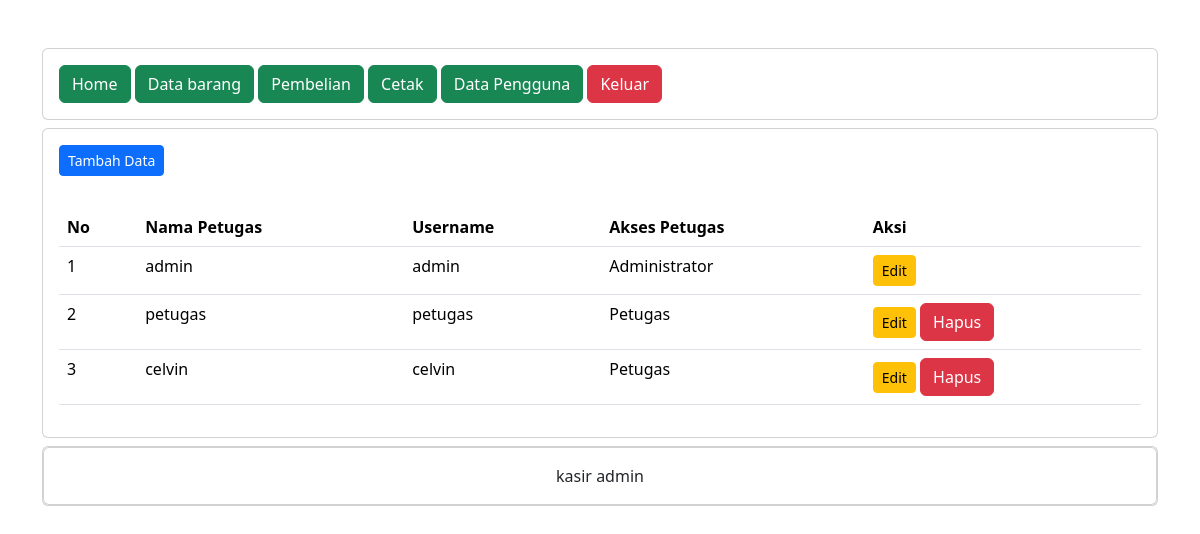
Screenshot of /administrator/data_pengguna.php (signed in) with the database file from the repository.
### tables this page shows
CREATE TABLE `petugas` (
  `id_petugas` int(11) NOT NULL,
  `nama_petugas` varchar(255) NOT NULL,
  `username` text NOT NULL,
  `password` text NOT NULL,
  `level` int(11) NOT NULL
);

### administrator/data_pengguna.php (the view, shortened to what this page needs)
<?php
include "header.php";
include "navbar.php";
?>
<div class="card mt-2">
    <div class="card-body">
        <button type="button" class="btn btn-primary btn-sm" data-bs-toggle="modal" data-bs-target="#tambah-data">
            Tambah Data
        </button>
    </div>
    <div class="card-body">
        <table class="table">
            <thead>
                <tr>
                    <th>No</th>
                    <th>Nama Petugas</th>
                    <th>Username</th>
                    <th>Akses Petugas</th>
                    <th>Aksi</th>
                </tr>
            </thead>
            <tbody>
                <?php
                include '../koneksi.php';
                $no = 1;
                $data = mysqli_query($koneksi, "select * from petugas");
                while ($d = mysqli_fetch_array($data)) {
                ?>
                    <tr>
                        <td><?php echo $no++; ?></td>
                        <td><?php echo $d['nama_petugas']; ?></td>
                        <td><?php echo $d['username']; ?></td>
                        <td>
                            <?php
                            if ($d['level'] == '1') { ?>
                                Administrator
                            <?php } else { ?>
                                Petugas
                            <?php } ?>
                        </td>
                        <td>
                            <button type="button" class="btn btn-warning btn-sm" data-bs-toggle="modal" data-bs-target="#edit-data<?php echo $d['id_petugas'];
                                                                                                                                    ?>">
                                Edit
                            </button>
                            <?php
                            if ($d['level'] == $_SESSION['level']) { ?>
                            <?php } else { ?>
                                <button type="button" class="btn btn-danger btnsm" data-bs-toggle="modal" data-bs-target="#hapus-data<?php echo
                                                                                                                                        $d['id_petugas']; ?>">
                                    Hapus
                                </button>
                            <?php } ?>
                        </td>
                    </tr>
                <?php } ?>
            </tbody>
        </table>
    </div>
</div>
<?php
include "footer.php";
?>

### rows the page displays
petugas: nama_petugas "admin", username "admin", level "Administrator"
petugas: nama_petugas "petugas", username "petugas", level "Petugas"
petugas: nama_petugas "celvin", username "celvin", level "Petugas"
